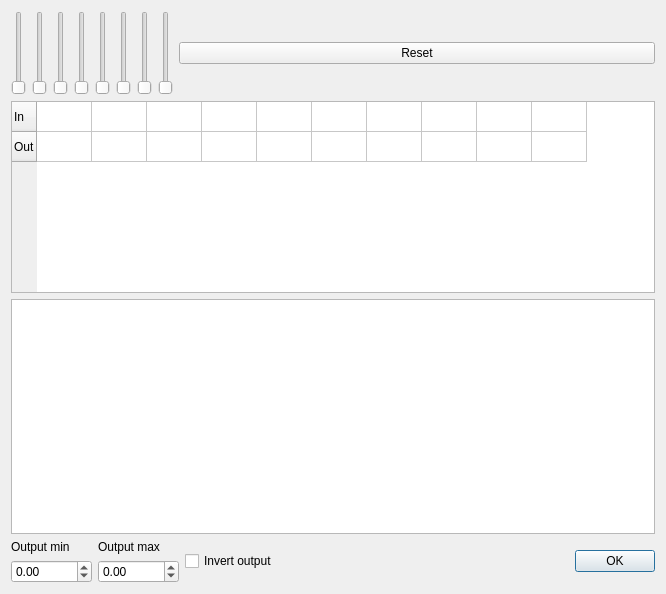
<?xml version="1.0" encoding="UTF-8"?>
<ui version="4.0">
 <class>BindingCurveDialog</class>
 <widget class="QDialog" name="BindingCurveDialog">
  <property name="geometry">
   <rect>
    <x>0</x>
    <y>0</y>
    <width>666</width>
    <height>594</height>
   </rect>
  </property>
  <property name="windowTitle">
   <string>Dialog</string>
  </property>
  <layout class="QVBoxLayout" name="verticalLayout_4">
   <item>
    <layout class="QVBoxLayout" name="verticalLayout_3">
     <item>
      <layout class="QHBoxLayout" name="horizontalLayout">
       <item>
        <widget class="QSlider" name="verticalSlider">
         <property name="orientation">
          <enum>Qt::Vertical</enum>
         </property>
        </widget>
       </item>
       <item>
        <widget class="QSlider" name="verticalSlider_2">
         <property name="orientation">
          <enum>Qt::Vertical</enum>
         </property>
        </widget>
       </item>
       <item>
        <widget class="QSlider" name="verticalSlider_3">
         <property name="orientation">
          <enum>Qt::Vertical</enum>
         </property>
        </widget>
       </item>
       <item>
        <widget class="QSlider" name="verticalSlider_4">
         <property name="orientation">
          <enum>Qt::Vertical</enum>
         </property>
        </widget>
       </item>
       <item>
        <widget class="QSlider" name="verticalSlider_5">
         <property name="orientation">
          <enum>Qt::Vertical</enum>
         </property>
        </widget>
       </item>
       <item>
        <widget class="QSlider" name="verticalSlider_6">
         <property name="orientation">
          <enum>Qt::Vertical</enum>
         </property>
        </widget>
       </item>
       <item>
        <widget class="QSlider" name="verticalSlider_7">
         <property name="orientation">
          <enum>Qt::Vertical</enum>
         </property>
        </widget>
       </item>
       <item>
        <widget class="QSlider" name="verticalSlider_8">
         <property name="orientation">
          <enum>Qt::Vertical</enum>
         </property>
        </widget>
       </item>
       <item>
        <widget class="QPushButton" name="resetButton">
         <property name="text">
          <string>Reset</string>
         </property>
        </widget>
       </item>
      </layout>
     </item>
     <item>
      <widget class="QTableWidget" name="tableWidget">
       <property name="sizePolicy">
        <sizepolicy hsizetype="Expanding" vsizetype="Minimum">
         <horstretch>0</horstretch>
         <verstretch>0</verstretch>
        </sizepolicy>
       </property>
       <attribute name="horizontalHeaderVisible">
        <bool>false</bool>
       </attribute>
       <attribute name="horizontalHeaderCascadingSectionResizes">
        <bool>false</bool>
       </attribute>
       <attribute name="horizontalHeaderDefaultSectionSize">
        <number>55</number>
       </attribute>
       <attribute name="horizontalHeaderMinimumSectionSize">
        <number>5</number>
       </attribute>
       <row>
        <property name="text">
         <string>In</string>
        </property>
       </row>
       <row>
        <property name="text">
         <string>Out</string>
        </property>
       </row>
       <column>
        <property name="text">
         <string>Header</string>
        </property>
       </column>
       <column>
        <property name="text">
         <string>New Column</string>
        </property>
       </column>
       <column>
        <property name="text">
         <string>New Column</string>
        </property>
       </column>
       <column>
        <property name="text">
         <string>New Column</string>
        </property>
       </column>
       <column>
        <property name="text">
         <string>New Column</string>
        </property>
       </column>
       <column>
        <property name="text">
         <string>New Column</string>
        </property>
       </column>
       <column>
        <property name="text">
         <string>New Column</string>
        </property>
       </column>
       <column>
        <property name="text">
         <string>New Column</string>
        </property>
       </column>
       <column>
        <property name="text">
         <string>New Column</string>
        </property>
       </column>
       <column>
        <property name="text">
         <string>New Column</string>
        </property>
       </column>
      </widget>
     </item>
    </layout>
   </item>
   <item>
    <widget class="QGraphicsView" name="outputGraphView"/>
   </item>
   <item>
    <layout class="QHBoxLayout" name="horizontalLayout_2">
     <item>
      <layout class="QVBoxLayout" name="verticalLayout">
       <item>
        <widget class="QLabel" name="label">
         <property name="text">
          <string>Output min</string>
         </property>
        </widget>
       </item>
       <item>
        <widget class="QDoubleSpinBox" name="outputMinSpinBox">
         <property name="minimum">
          <double>-99999.000000000000000</double>
         </property>
         <property name="maximum">
          <double>99999.000000000000000</double>
         </property>
        </widget>
       </item>
      </layout>
     </item>
     <item>
      <layout class="QVBoxLayout" name="verticalLayout_2">
       <item>
        <widget class="QLabel" name="label_2">
         <property name="text">
          <string>Output max</string>
         </property>
        </widget>
       </item>
       <item>
        <widget class="QDoubleSpinBox" name="outputMaxSpinBox">
         <property name="minimum">
          <double>-99999.000000000000000</double>
         </property>
         <property name="maximum">
          <double>99999.000000000000000</double>
         </property>
        </widget>
       </item>
      </layout>
     </item>
     <item>
      <widget class="QCheckBox" name="invertCheckbox">
       <property name="text">
        <string>Invert output</string>
       </property>
      </widget>
     </item>
     <item>
      <widget class="QDialogButtonBox" name="buttonBox">
       <property name="orientation">
        <enum>Qt::Horizontal</enum>
       </property>
       <property name="standardButtons">
        <set>QDialogButtonBox::Ok</set>
       </property>
      </widget>
     </item>
    </layout>
   </item>
  </layout>
 </widget>
 <resources/>
 <connections>
  <connection>
   <sender>buttonBox</sender>
   <signal>accepted()</signal>
   <receiver>BindingCurveDialog</receiver>
   <slot>accept()</slot>
   <hints>
    <hint type="sourcelabel">
     <x>248</x>
     <y>254</y>
    </hint>
    <hint type="destinationlabel">
     <x>157</x>
     <y>274</y>
    </hint>
   </hints>
  </connection>
  <connection>
   <sender>buttonBox</sender>
   <signal>rejected()</signal>
   <receiver>BindingCurveDialog</receiver>
   <slot>reject()</slot>
   <hints>
    <hint type="sourcelabel">
     <x>316</x>
     <y>260</y>
    </hint>
    <hint type="destinationlabel">
     <x>286</x>
     <y>274</y>
    </hint>
   </hints>
  </connection>
 </connections>
</ui>
